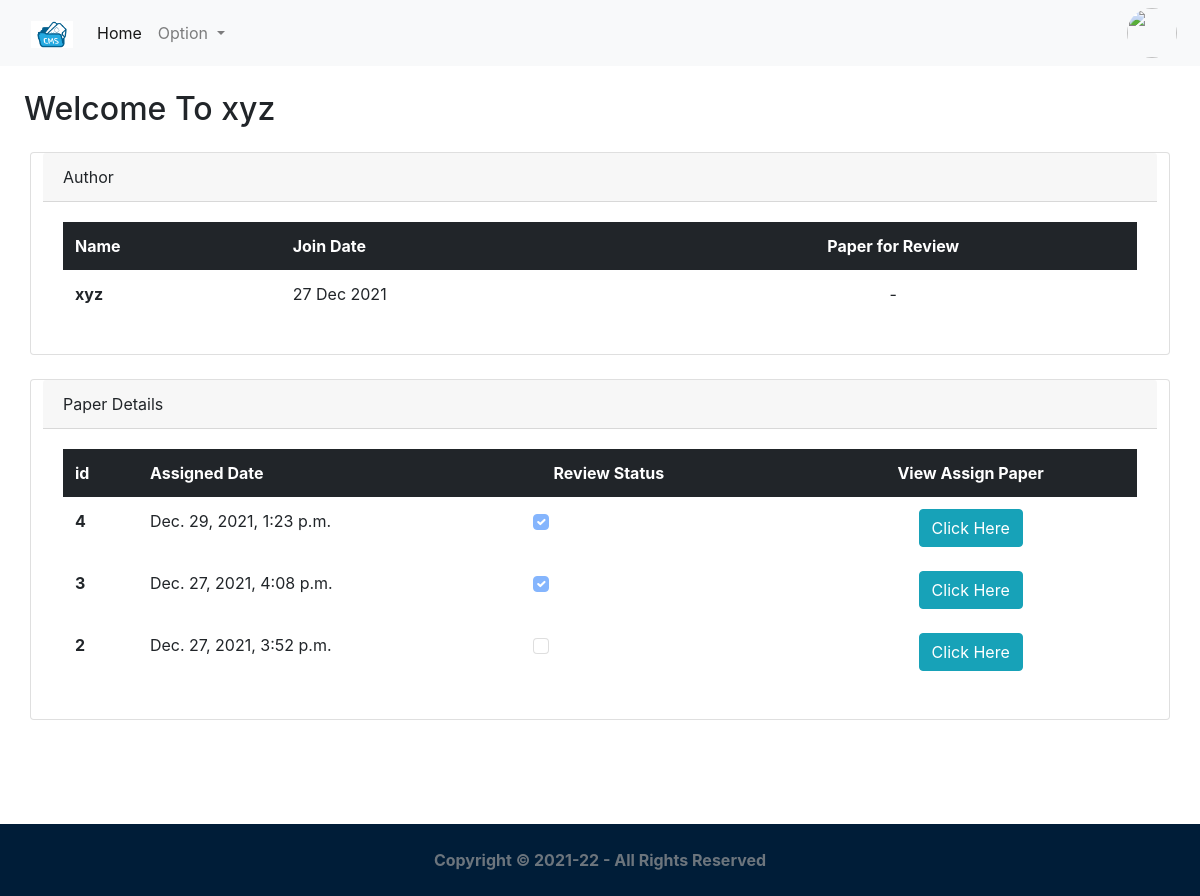
Before: /feed/ (signed in) with the older database file.
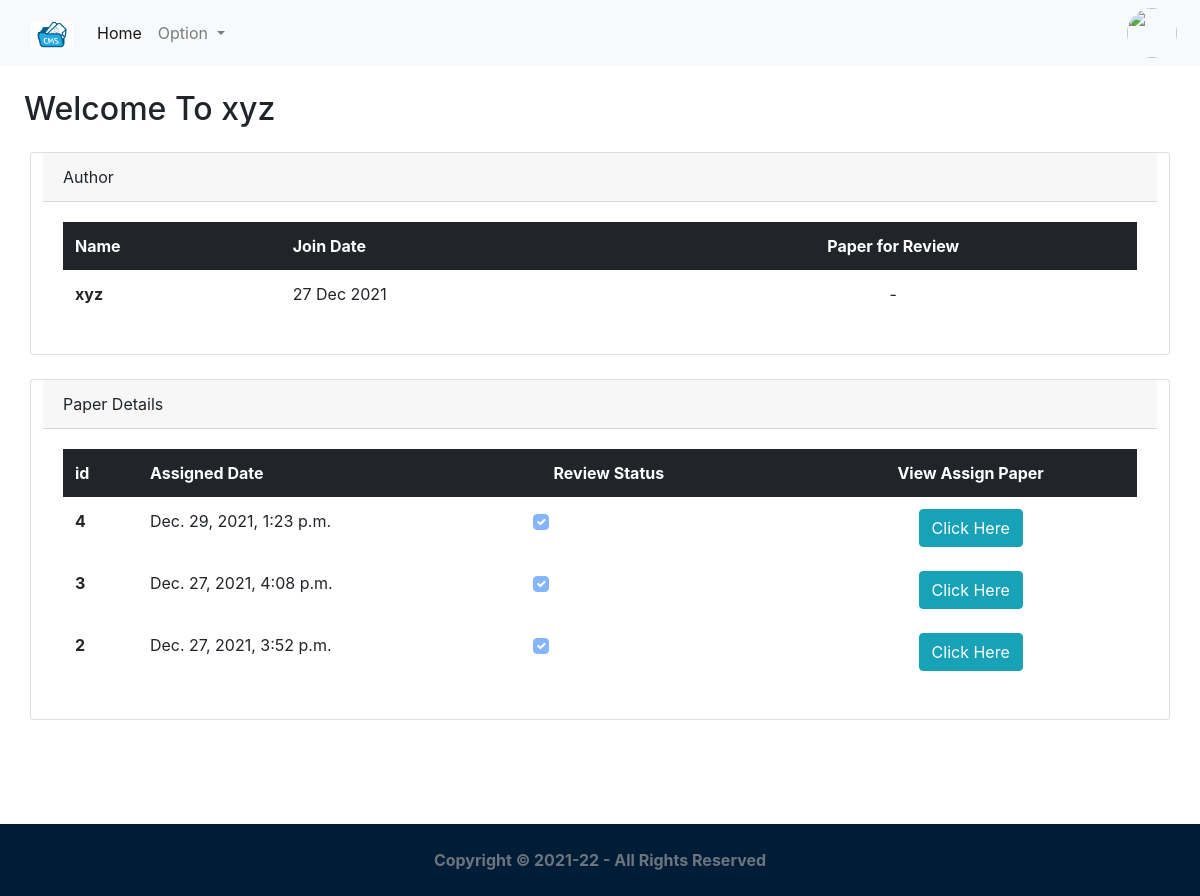
After: the same page with the newer database file.
### core/models.py (models this page shows, shortened)
class PaperAssign(models.Model):
	review = models.ForeignKey(Reviewer,related_name='assigned_paper',on_delete=models.CASCADE)
	created_on = models.DateTimeField(auto_now_add=True)
	updated_on = models.DateTimeField(auto_now=True)
	assign_paper = models.OneToOneField(Paper,related_name='paper_assign',on_delete=models.CASCADE)
	is_review = models.BooleanField(default=False)
	class Meta:
		ordering = ['-created_on']

### core/views.py (the view, shortened to what this page needs)
# urls.py: 2. Add a URL to urlpatterns:  path('', Home.as_view(), name='home')
class Home(View):
	template_name='core/feed.html'
	template_name1='core/reviewer.html'
	def get(self,request):
		if Reviewer.objects.filter(user=request.user).exists():
			obj=PaperAssign.objects.filter(review=request.user.reviewer.id)
			pp=obj.exists()
			if pp:
				obj=PaperAssign.objects.filter(review=request.user.reviewer.id)
				result=PaperAssign.objects.filter(Q(review=request.user.reviewer.id) & Q(is_review=False)).values_list('is_review',flat=True).aggregate(total=Count('is_review'))
				obj1=request.user.reviewer.assigned_paper.select_related('assign_paper').annotate(paper=F('assign_paper')).values_list('paper',flat=True)
				context={'mylist': zip(obj, obj1),'result':result}
				return render(request,self.template_name1,context)
			messages.error(request,"No Any Paper Assigned !",extra_tags="error")
			return render(request,self.template_name1)

### core/templates/core/reviewer.html (shortened to what this page needs)
{% extends 'core/base1.html' %}
{% load static %}
{% block content %}
<h2 class="m-4">Welcome To {{request.user.full_name}}</h2>
<div class="container">
    <div class="row my-4">
        <div class="card">
          <div class="card-header">
            Author
          </div>
          <div class="card-body">
            <table class="table  table-borderless">
              <thead class="table-dark">
                <tr>
                  <th scope="col">Name</th>
                  <th scope="col">Join Date</th>
                  <th scope="col" class="text-center">Paper for Review</th>
                </tr>
              </thead>
              <tbody>
                <tr>
                  <th scope="row">{{request.user.full_name}}</th>
                  <td>{{request.user.created_on|date:"d M Y"}}</td>
                  <td class="text-center">-</td>
                </tr>
                </tbody>
            </table>
          </div>
        </div>
    </div>
    <div class="row my-4">
        <div class="card">
          <div class="card-header">
            Paper Details
          </div>
          <div class="card-body">
            <table class="table  table-borderless">
              <thead class="table-dark">
                <tr>
                  <th scope="col">id</th>
                  <th scope="col" >Assigned Date</th>
                  <th scope="col">Review Status</th>
                  <th scope="col"  class="text-center">View Assign Paper</th>
                </tr>
              </thead>
              <tbody>
                {% for x,y in mylist %}
                <tr>
                  <th scope="row">{{x.id}}</th>
                  <td>{{x.created_on}}</td>
                  <td>
                    {% if x.is_review %}
                      <input class="form-check-input " type="checkbox"  checked disabled>
                    {% else %}
                    <input class="form-check-input " type="checkbox"  disabled>
                    {% endif %}
                  </td>
                  <td class="text-center"><a href="{% url 'review_view' y %}"  target="_blank_" class="btn btn-info ">Click Here</a></td>
                </tr>
                {% endfor %}
                </tbody>
            </table>
          </div>
        </div>
    </div>
</div>
<div style="height:10vh;">
    </div>
{% endblock %}

Changed rows visible on the page:
changed PaperAssign "Dec. 27, 2021, 3:52 p.m.": value "☐" → "☑"
